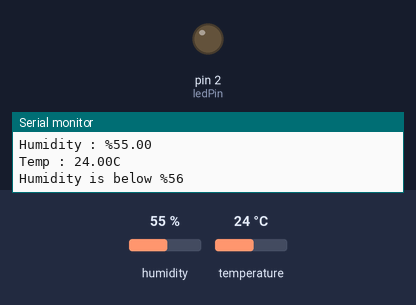
Bench run of a sketch on a simulated Arduino Uno, built with avr-gcc and run on an emulated ATmega328P. Parts: output pins drawn as LEDs (lit = HIGH), the last lines printed to the serial monitor. Wiring (inferred from the names in the program): DHT11 sensor: data pin 6. Inputs (shaded band) come from the test bench; at power-on: humidity 55 %, temperature 24 °C. Pins used as bus, display or sensor lines are not drawn.

Above: at 4.8 s.
4.9 s: humidity set to 58 %
At 6.4 s:
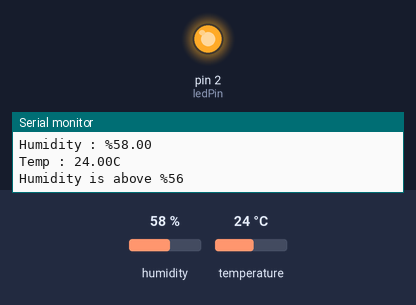
7.9 s: humidity set to 22 %
At 8.9 s:
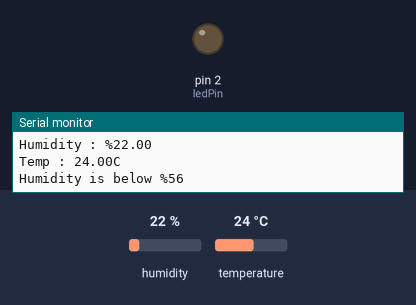
14.4 s: humidity set to 68 %
At 17.5 s:
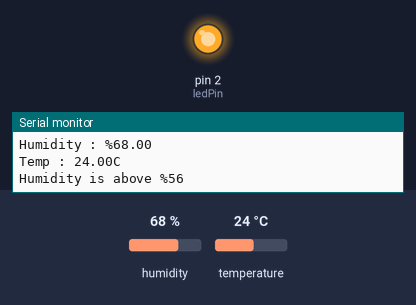
Timing chart, 0 to 19.0 s (numbered marks = the images above; inputs shaded):
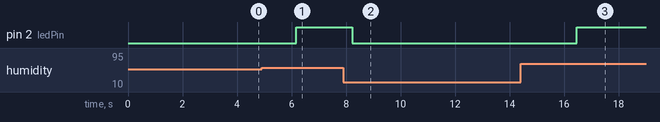

Measured:
- the behaviour switches between 56 and 57 % on humidity (found by bisection; images 0 and 1)
- after the input at 4.9 s, pin 2 (ledPin): LOW → HIGH after 1.3 s
- after the input at 7.9 s, pin 2 (ledPin): HIGH → LOW after 0.33 s
- after the input at 14.4 s, pin 2 (ledPin): LOW → HIGH after 2.1 s

The sketch:

steamfactory.ino
```cpp
#include <dht.h>

dht DHT;

#define DHT11_PIN 6
int ledPin = 2;

void setup()
{
  Serial.begin(9600);

  pinMode(ledPin, OUTPUT);
}

void loop()
{
  delay(2000);
  int chk = DHT.read11(DHT11_PIN);

  switch (chk)
  {
    case DHTLIB_OK:
      Serial.println("-----------------------------------------");
      Serial.print("Humidity : %");
      Serial.println(DHT.humidity);
      Serial.print("Temp : ");
      Serial.print(DHT.temperature);
      Serial.println("C");
      arrangeHumidity();
      break;
    case DHTLIB_ERROR_CHECKSUM:
      Serial.println("Checksum error");
      break;
    case DHTLIB_ERROR_TIMEOUT:
      Serial.println("Time out error");
      break;
    default:
      Serial.println("Unknown error");
      break;
  }
}

void arrangeHumidity() {
  if (DHT.humidity < 56) {
    Serial.println("Humidity is below %56");
    digitalWrite(ledPin, LOW);
  } else if (DHT.humidity > 56) {
    Serial.println("Humidity is above %56");
    digitalWrite(ledPin, HIGH);
  }
}
```

dht.h
```cpp
//
//    FILE: dht.h
//  AUTHOR: Rob Tillaart
// VERSION: 0.1.20
// PURPOSE: DHT Temperature & Humidity Sensor library for Arduino
//     URL: http://arduino.cc/playground/Main/DHTLib
//
// HISTORY:
// see dht.cpp file
//

#ifndef dht_h
#define dht_h

#if ARDUINO < 100
#include <WProgram.h>
#include <pins_arduino.h>  // fix for broken pre 1.0 version - TODO TEST
#else
#include <Arduino.h>
#endif

#define DHT_LIB_VERSION "0.1.20"

#define DHTLIB_OK                   0
#define DHTLIB_ERROR_CHECKSUM       -1
#define DHTLIB_ERROR_TIMEOUT        -2
#define DHTLIB_ERROR_CONNECT        -3
#define DHTLIB_ERROR_ACK_L          -4
#define DHTLIB_ERROR_ACK_H          -5

#define DHTLIB_DHT11_WAKEUP         18
#define DHTLIB_DHT_WAKEUP           1

#define DHTLIB_DHT11_LEADING_ZEROS  1
#define DHTLIB_DHT_LEADING_ZEROS    6

// max timeout is 100 usec.
// For a 16 Mhz proc 100 usec is 1600 clock cycles
// loops using DHTLIB_TIMEOUT use at least 4 clock cycli
// so 100 us takes max 400 loops
// so by dividing F_CPU by 40000 we "fail" as fast as possible
#define DHTLIB_TIMEOUT 400 // (F_CPU/40000)

class dht
{
public:
    // return values:
    // DHTLIB_OK
    // DHTLIB_ERROR_CHECKSUM
    // DHTLIB_ERROR_TIMEOUT
    // DHTLIB_ERROR_CONNECT
    // DHTLIB_ERROR_ACK_L
    // DHTLIB_ERROR_ACK_H
    int8_t read11(uint8_t pin);
    int8_t read(uint8_t pin);

    inline int8_t read21(uint8_t pin) { return read(pin); };
    inline int8_t read22(uint8_t pin) { return read(pin); };
    inline int8_t read33(uint8_t pin) { return read(pin); };
    inline int8_t read44(uint8_t pin) { return read(pin); };

    double humidity;
    double temperature;

private:
    uint8_t bits[5];  // buffer to receive data
    int8_t _readSensor(uint8_t pin, uint8_t wakeupDelay, uint8_t leadingZeroBits);
};
#endif
//
// END OF FILE
//
```
